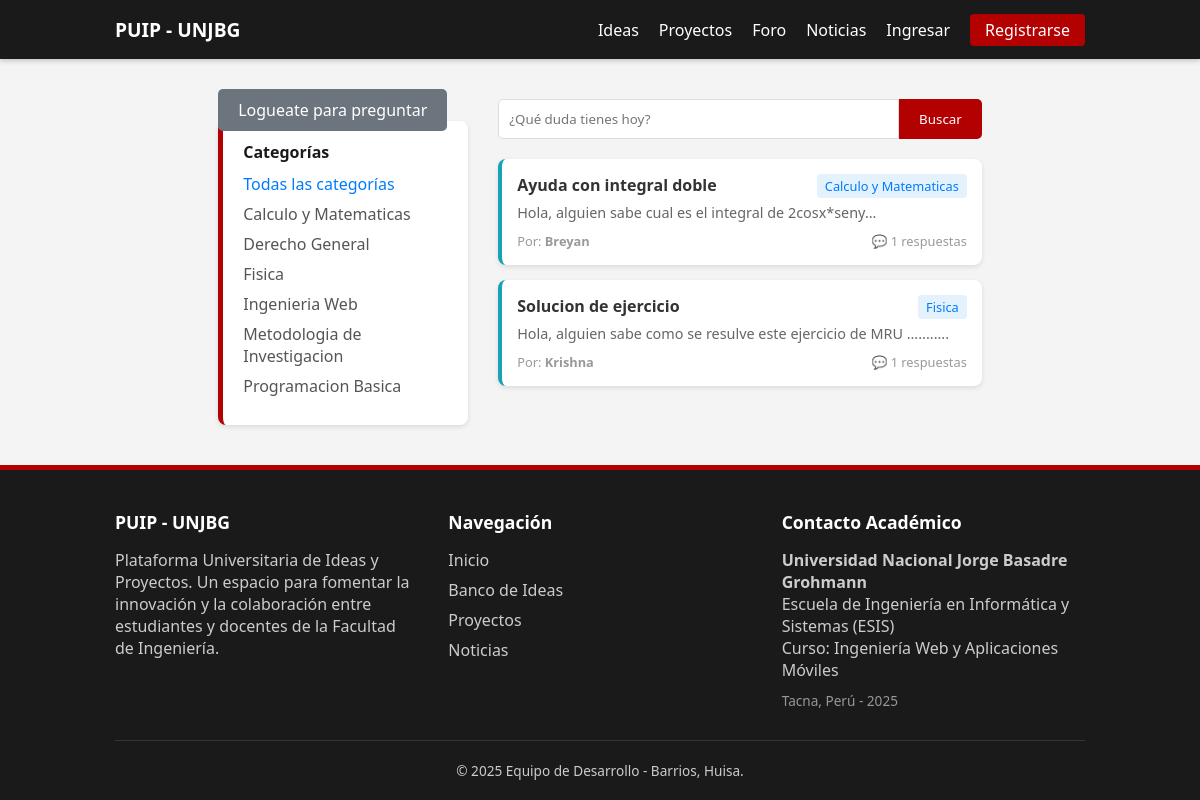
/foro, run on an earlier commit of the app's database.
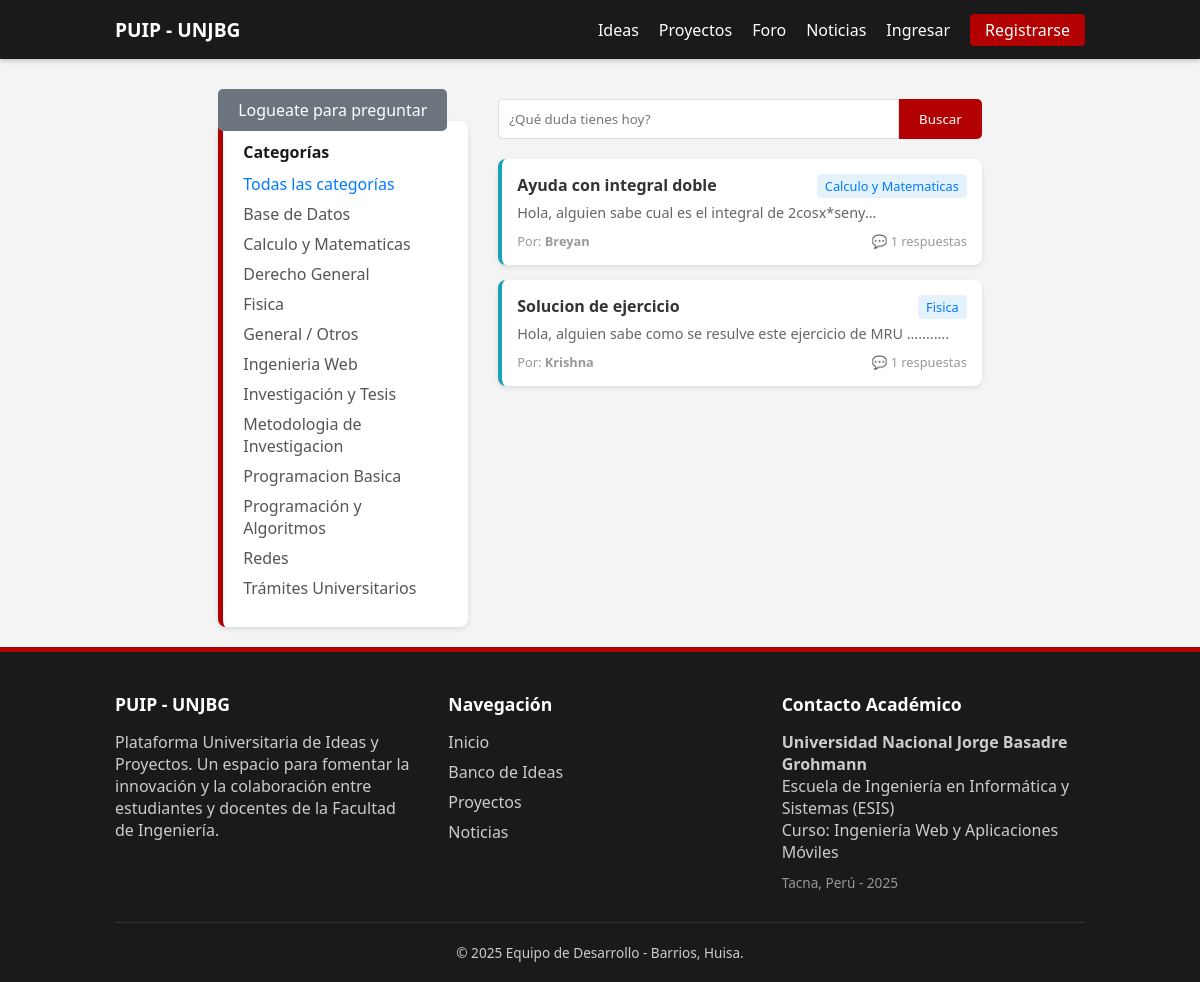
And on a later commit of the database.
### tables this page shows
create table foro_categorias (
    id_categoria int primary key auto_increment,
    nombre varchar(100) not null unique
);

create table foro_publicaciones (
    id_foro_publicacion int primary key auto_increment,
    titulo varchar(255) not null,
    contenido varchar(1000) not null,
    usuario_id int not null,
    categoria_id int,
    fecha_publicacion timestamp default current_timestamp,
    constraint fk_foro_publicaciones_usuarios foreign key (usuario_id) references usuarios(id_usuario) on delete cascade,
    constraint fk_foro_publicaciones_categorias foreign key (categoria_id) references foro_categorias(id_categoria) on delete set null
);

create table usuarios (
    id_usuario int primary key auto_increment,
    nombre_completo varchar(200) not null,
    correo_electronico varchar(255) not null unique,
    password_hash varchar(255) not null,
    carrera_id int,
    rol enum('estudiante', 'administrador') not null default 'estudiante',
    foto_perfil varchar(255),
    fecha_registro timestamp default current_timestamp,
    constraint fk_usuarios_carreras foreign key (carrera_id) references carreras(id_carrera) on delete set null
);

### app/controllers/ForoController.php (called while the page is built, shortened)
<?php
class ForoController extends Controller {
    public function index(){
        $foroModel = $this->model('Foro');
        $cat = isset($_GET['categoria']) ? $_GET['categoria'] : null;
        $busq = isset($_GET['busqueda']) ? trim($_GET['busqueda']) : null;
        $preguntas = $foroModel->obtenerPreguntas($cat, $busq);
        $categorias = $foroModel->obtenerCategorias();
        $datos = [
            'preguntas' => $preguntas,
            'categorias' => $categorias,
            'filtro_cat' => $cat,
            'busqueda' => $busq
        ];
        $this->view('foro/index', $datos);
    }
}

### app/core/App.php (called while the page is built, shortened)
<?php
class App{
    protected $method = 'index';
    public function __construct(){
        $url = $this->parseUrl();
        if(isset($url[0])){
            $controllerName = ucfirst($url[0]) . 'Controller';
            if(file_exists('../app/controllers/' . $controllerName . '.php')){
                unset($url[0]);
            }
        }
        $this->controller = new $this->controller;
        $this->params = $url ? array_values($url) : [];
        call_user_func_array([$this->controller, $this->method], $this->params);
    }
    public function parseURL(){
        if(isset($_GET['url'])){
            return explode('/', filter_var(rtrim($_GET['url'], '/'), FILTER_SANITIZE_URL));
        }
        return [];
    }
}
?>

### public/index.php (called while the page is built, shortened)
<?php
require_once '../app/core/App.php';
require_once '../app/core/Controller.php';
require_once '../app/core/Database.php';
$app = new App();
?>

### app/models/Foro.php (called while the page is built, shortened)
<?php
class Foro {
    private $db;
    public function __construct(){
        $this->db = Database::connect();
    }
    public function obtenerCategorias(){
        $stmt = $this->db->query("SELECT * FROM foro_categorias ORDER BY nombre ASC");
        return $stmt->fetchAll(PDO::FETCH_OBJ);
    }
    public function obtenerPreguntas($categoria_id = null, $busqueda = null){
        $sql = "SELECT p.*, u.nombre_completo as autor, u.foto_perfil, c.nombre as categoria,
                (SELECT COUNT(*) FROM foro_respuestas r WHERE r.publicacion_id = p.id_foro_publicacion) as num_respuestas
                FROM foro_publicaciones p
                JOIN usuarios u ON p.usuario_id = u.id_usuario
                LEFT JOIN foro_categorias c ON p.categoria_id = c.id_categoria
                WHERE 1=1";
        $sql .= " ORDER BY p.fecha_publicacion DESC";
        $stmt = $this->db->prepare($sql);
        $stmt->execute();
        return $stmt->fetchAll(PDO::FETCH_OBJ);
    }
}

### app/core/Database.php (called while the page is built, shortened)
<?php
class Database {
    private $host = 'localhost';
    private $db_name = 'plataforma_universitaria';
    private $username = 'root';
    private $password = '';
    private static $instance = null;
    private function __construct() {
        try {
            $this->conn = new PDO(
                "mysql:host=" . $this->host . ";dbname=" . $this->db_name . ";charset=utf8mb4",
                $this->username,
                $this->password
            );
        } catch(PDOException $e) {
            echo "Error de conexion: " . $e->getMessage();
        }
    }
    public static function connect() {
        if (self::$instance === null) {
            self::$instance = new Database();
        }
        return self::$instance->conn;
    }
}
?>

### app/views/foro/index.php (the view)
<?php require_once APPROOT . '/views/layouts/header.php'; ?>
<div class="container" style="margin-top:20px;">
    <div style="display:flex; gap:30px; flex-wrap:wrap;">
        <div style="flex:1; min-width:250px;">
            <?php if(isset($_SESSION['usuario_id'])): ?>
                <a href="<?= BASE_URL ?>foro/crear" class="btn btn-block" style="background:#007bff; color:white; margin-bottom:20px;">
                    ✍ Hacer una Pregunta
                </a>
            <?php else: ?>
                <a href="<?= BASE_URL ?>auth/login" class="btn btn-block" style="background:#6c757d; color:white; margin-bottom:20px;">
                    Logueate para preguntar
                </a>
            <?php endif; ?>
            <div class="card">
                <h4>Categorías</h4>
                <ul style="margin-top:10px;">
                    <li style="margin-bottom:8px;">
                        <a href="<?= BASE_URL ?>foro/index" style="color:<?= !$data['filtro_cat'] ? '#007bff' : '#555' ?>;">
                            Todas las categorías
                        </a>
                    </li>
                    <?php foreach($data['categorias'] as $cat): ?>
                        <li style="margin-bottom:8px;">
                            <a href="<?= BASE_URL ?>foro/index?categoria=<?= $cat->id_categoria ?>"
                               style="color:<?= $data['filtro_cat'] == $cat->id_categoria ? '#007bff' : '#555' ?>;">
                                <?= $cat->nombre ?>
                            </a>
                        </li>
                    <?php endforeach; ?>
                </ul>
            </div>
        </div>
        <div style="flex:3; min-width:300px;">
            <form action="<?= BASE_URL ?>foro/index" method="GET" style="margin-bottom:20px; display:flex;">
                <input type="text" name="busqueda" placeholder="¿Qué duda tienes hoy?" value="<?= $data['busqueda'] ?>" style="flex:1; padding:10px; border:1px solid #ddd; border-radius:5px 0 0 5px;">
                <button type="submit" class="btn btn-primary" style="border-radius:0 5px 5px 0;">Buscar</button>
            </form>
            <?php if(empty($data['preguntas'])): ?>
                <div class="card" style="text-align:center; padding:40px;">
                    <h3 style="color:#888;">No se encontraron preguntas.</h3>
                    <p>Sé el primero en preguntar algo.</p>
                </div>
            <?php else: ?>
                <?php foreach($data['preguntas'] as $pregunta): ?>
                    <div class="card" style="border-left: 4px solid #17a2b8; margin-bottom:15px; padding:15px;">
                        <div style="display:flex; justify-content:space-between;">
                            <h4 style="margin:0;"><a href="<?= BASE_URL ?>foro/detalle/<?= $pregunta->id_foro_publicacion ?>" style="color:#333;"><?= $pregunta->titulo ?></a></h4>
                            <span class="badge" style="background:#e3f2fd; color:#007bff;"><?= $pregunta->categoria ?></span>
                        </div>
                        <p style="font-size:0.9rem; color:#666; margin:5px 0;">
                            <?= substr($pregunta->contenido, 0, 150) ?>...
                        </p>
                        <div style="font-size:0.8rem; color:#999; display:flex; justify-content:space-between; margin-top:10px;">
                            <span>Por: <strong><?= explode(' ', $pregunta->autor)[0] ?></strong></span>
                            <span>💬 <?= $pregunta->num_respuestas ?> respuestas</span>
                        </div>
                    </div>
                <?php endforeach; ?>
            <?php endif; ?>
        </div>
    </div>
</div>
<?php require_once APPROOT . '/views/layouts/footer.php'; ?>

### app/core/Controller.php (shortened to what this page needs)
<?php
class Controller {
    protected function model($model){
        return new $model();
    }
    protected function view($view, $data = []){
        if(file_exists(APPROOT . '/views/' . $view . '.php')){
            require_once APPROOT . '/views/' . $view . '.php';
        } else {
            die("La vista no existe: " . APPROOT . '/views/' . $view . '.php');
        }
    }
}
?>

### app/views/layouts/header.php (shortened to what this page needs)
<!DOCTYPE html>
<html lang="es">
<head>
    <link rel="stylesheet" href="<?= BASE_URL ?>css/style.css">
</head>
<body>
    <nav class="navbar">
        <div class="container">
            <a href="<?= BASE_URL ?>" class="logo">PUIP - UNJBG</a>
            <ul class="nav-links">
                <li><a href="<?= BASE_URL ?>idea">Ideas</a></li>
                <li><a href="<?= BASE_URL ?>proyecto">Proyectos</a></li>
                <li><a href="<?= BASE_URL ?>foro">Foro</a></li>
                <li><a href="<?= BASE_URL ?>noticia">Noticias</a></li>
                <?php if(isset($_SESSION['usuario_id'])): ?>
                    <li><a href="<?= BASE_URL ?>perfil">Mi Perfil</a></li>
                    <li><a href="<?= BASE_URL ?>auth/logout" class="btn-login">Salir</a></li>
                <?php else: ?>
                    <li><a href="<?= BASE_URL ?>auth/login">Ingresar</a></li>
                    <li><a href="<?= BASE_URL ?>auth/registro" class="btn-login">Registrarse</a></li>
                <?php endif; ?>
            </ul>
        </div>
    </nav>
    <div class="container" style="margin-top: 20px;">

### app/views/layouts/footer.php
</div>
    <footer class="main-footer">
        <div class="container">
            <div class="footer-grid">
                <div class="footer-col">
                    <h3>PUIP - UNJBG</h3>
                    <p>
                        Plataforma Universitaria de Ideas y Proyectos.
                        Un espacio para fomentar la innovación y la colaboración
                        entre estudiantes y docentes de la Facultad de Ingeniería.
                    </p>
                </div>
                <div class="footer-col">
                    <h3>Navegación</h3>
                    <ul>
                        <li><a href="<?= BASE_URL ?>home">Inicio</a></li>
                        <li><a href="<?= BASE_URL ?>idea">Banco de Ideas</a></li>
                        <li><a href="<?= BASE_URL ?>proyecto">Proyectos</a></li>
                        <li><a href="<?= BASE_URL ?>noticia">Noticias</a></li>
                    </ul>
                </div>
                <div class="footer-col">
                    <h3>Contacto Académico</h3>
                    <p><strong>Universidad Nacional Jorge Basadre Grohmann</strong></p>
                    <p>Escuela de Ingeniería en Informática y Sistemas (ESIS)</p>
                    <p>Curso: Ingeniería Web y Aplicaciones Móviles</p>
                    <p style="margin-top: 10px; font-size: 0.85rem; opacity: 0.7;">Tacna, Perú - 2025</p>
                </div>
            </div>
            <div class="footer-copyright">
                <p>&copy; 2025 Equipo de Desarrollo - Barrios, Huisa.</p>
            </div>
        </div>
    </footer>
</body>
</html>

### public/css/style.css (style rules this page uses)
:root { --primary: #b30000; --secondary: #1a1a1a; --light: #f4f4f4; --white: #ffffff; --gray: #666; }
* { box-sizing: border-box; margin: 0; padding: 0; font-family: 'Segoe UI', sans-serif; }
body { background-color: var(--light); color: var(--secondary); display: flex; flex-direction: column; min-height: 100vh; }
a { text-decoration: none; color: inherit; }
ul { list-style: none; }
.container { max-width: 1000px; margin: 0 auto; padding: 0 15px; }
.navbar { background-color: var(--secondary); color: var(--white); padding: 1rem 0; position: sticky; top: 0; z-index: 100; box-shadow: 0 2px 5px rgba(0,0,0,0.2); }
.navbar .container { display: flex; justify-content: space-between; align-items: center; }
.logo { font-weight: bold; font-size: 1.2rem; }
.nav-links { display: flex; gap: 20px; }
.btn-login { background: var(--primary); padding: 5px 15px; border-radius: 4px; }
.btn { padding: 10px 20px; border: none; border-radius: 5px; cursor: pointer; }
.btn-primary { background-color: var(--primary); color: white; }
.card { background: white; padding: 20px; margin-bottom: 20px; border-radius: 8px; border-left: 5px solid var(--primary); box-shadow: 0 2px 5px rgba(0,0,0,0.1); }
.badge { background: #eee; padding: 3px 8px; border-radius: 4px; font-size: 0.8rem; }
.main-footer { background-color: var(--secondary); color: #ccc; padding: 40px 0 20px 0; margin-top: auto; border-top: 5px solid var(--primary); }
.footer-grid { display: grid; grid-template-columns: repeat(auto-fit, minmax(250px, 1fr)); gap: 30px; margin-bottom: 30px; }
.footer-col h3 { color: white; margin-bottom: 15px; font-size: 1.1rem; }
.footer-col ul li { margin-bottom: 8px; }
.footer-copyright { border-top: 1px solid #333; text-align: center; padding-top: 20px; font-size: 0.85rem; }

What changed in the data, as far as the page shows it:
added foro_categorias: nombre "Base de Datos"
added foro_categorias: nombre "General / Otros"
added foro_categorias: nombre "Investigación y Tesis"
added foro_categorias: nombre "Programación y Algoritmos"
added foro_categorias: nombre "Redes"
added foro_categorias: nombre "Trámites Universitarios"
